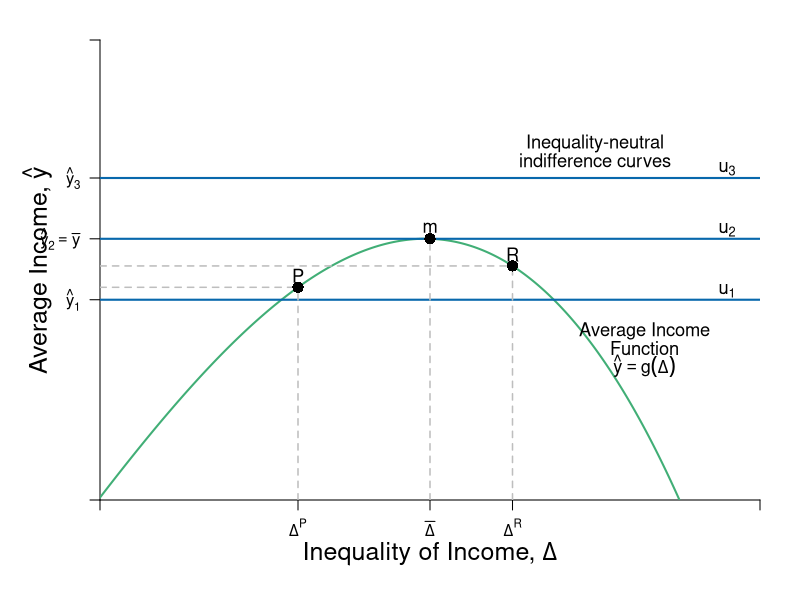

This figure's R source:
#Graph Designer: Simon Halliday & Riley Boeth '17
#Authors: Bowles, Foley and Halliday
#Title: Coordination, Conflict and Competition: A Text in Microeconomics

library(shape)
pdf(file = "risk/risks_inequality_neutral.pdf", width = 10, height = 8)


#Set parameters for graphics
axislabelsize <- 1.5
labelsize <- 1.1
graphlinewidth <- 2
segmentlinewidth <- 1.5

COL <- c("#7fc97f", "#beaed4", "#fdc086", "#ffff99", "#386cb0", "#f0027f", "#bf5b17", "#666666")
COLA <- c("#e0f3db", "#99d8c9","#66c2a4","#41ae76", "#238b45", "#005824")
COLB <- c("#c6dbef", "#4eb3d3", "#2b8cbe", "#0868ac","#084081")
COLC <- c("#fcfbfd", "#efedf5", "#dadaeb", "#bcbddc", "#9e9ac8", "#807dba", "#6a51a3", "#54278f", "#3f007d")

#Edited the margins to cater for the larger LHS labels
par(mar =  c(5, 5, 2, 2))

#Indifference curves of a risk-averse homo economicus (2nd graph out of the two for 4.7)

indiffA <- function(x, ua = 2, slope = 1/12) {
  ua + slope*(x)^2
}

#Average wealth function 

avgwealth <- function(x){
  (1.08)*((-1/35)*(((-((.9)*x-36))^2))+36.8+((-1/10)*(x-4)+(-1/1000)*((x-3)^3)))
}

#Add limits on axes and levels of utility for each indifference curve
ylims <- c(0, 40)
xlims <- c(0, 40)

npts <- 501 
x <- seq(xlims[1], xlims[2], length.out = npts)
y <- seq(ylims[1], ylims[2], length.out = npts) 

plot(0, 0, xlim = xlims, ylim = ylims, type = "n",
     xlab = expression(paste("")),
     ylab = expression(paste("")), 
     xaxt = "n", 
     yaxt = "n", 
     cex.lab = axislabelsize, 
     bty = "n", 
     xaxs="i", 
     yaxs="i"
)

#x and y limits with plain axes without ticks/numbers to match previous graph

#ticksx <- seq(from = 0, to = xlims[2]+1, by = 4)
#xlabels <- seq(from = 0, to = xlims[2], by = 1)
ticksx <- c(xlims[1], 12,  20, 25, xlims[2])
xlabels <- c(NA, expression(paste(Delta^P)), expression(paste(bar(Delta) )), expression(paste(Delta^R)), NA)
#ticksy <- seq(from = 0, to = ylims[2]+1, by = 4)
#ylabels <- seq(from = 0, to = ylims[2], by = 1)
ticksy <- c(ylims[1], avgwealth(11), avgwealth(20), 28, ylims[2])
ylabels <- c(NA, expression(paste(hat(y)[1])), expression(paste(hat(y)[2] == bar(y) )), expression(paste(hat(y)[3])), NA)
#text(-1, avgwealth(8)+7, expression(paste(omega, ""[R],"'")), xpd = TRUE, cex = labelsize)
#text(-1, avgwealth(8), expression(paste(omega, ""[e],"'")),  xpd = TRUE, cex = labelsize)
#text(-1, avgwealth(8)-7, expression(paste(omega, ""[P],"'")),  xpd = TRUE, cex = labelsize)


#text(8, -.9, expression(paste(Delta, ""[e],"`")),  xpd = TRUE,  cex = labelsize)
#text(12, -.9, expression(paste(Delta, ""[rawls])), xpd = TRUE, cex = labelsize)
#text(15, -.9, expression(paste(Delta, ""[e])),  xpd = TRUE,  cex = labelsize)
#text(20, -.9, expression(paste(Delta,""[max])),  xpd = TRUE,  cex = labelsize)
#text(25, -.9, expression(paste(Delta, ""[Wealthiest], " "[Rich])),  xpd = TRUE,  cex = labelsize)




axis(1,at = ticksx,  pos = 0, labels = xlabels)
axis(2,at = ticksy,  pos = 0, labels = ylabels, las = 1)

npts <- 500 
xx1 <- seq(xlims[1], xlims[2], length.out = npts)
xx2 <- seq(0, xlims[2], length.out = npts)
xx3 <- seq(xlims[1], 0, length.out = npts)
xx4 <- seq(-11, 0, length.out = npts)


# lines(xx1, indiffA(xx1, ua = 2), col = COLB[4], lwd = graphlinewidth)
# lines(xx1, indiffA(xx1, ua = 8.2), col = COLB[4], lwd = graphlinewidth)
# lines(xx1, indiffA(xx1, ua = 14.4), col = COLB[4], lwd = graphlinewidth)
lines(xx1, avgwealth(xx1), col = COLA[4], lwd = graphlinewidth)


#Axis labels and draw linear utility function
mtext(expression(paste("Inequality of Income, ", Delta)), side = 1, line = 2.5, cex = axislabelsize)
text(-3.8, 0.5*ylims[2], expression(paste("Average Income, ",hat(y))), xpd = TRUE, cex = axislabelsize, srt = 90) 

#Label various points on line

segments(0, avgwealth(x = 11), xlims[2], avgwealth(x = 11), lty = 1, col = COLB[4], lwd = graphlinewidth)
segments(0, avgwealth(x = 20) , xlims[2], avgwealth(x = 20) , lty = 1, col = COLB[4], lwd = graphlinewidth)
segments(0, 28, xlims[2], 28, lty = 1, col = COLB[4], lwd = graphlinewidth)



# text(8, avgwealth(8)+1, expression(paste(e*minute)), cex = labelsize)
# segments(8, 0, 8, avgwealth(8), lty = 2, col = "gray", lwd = segmentlinewidth)
# segments(0, avgwealth(8), 8, avgwealth(8), lty = 2, col = "gray", lwd = segmentlinewidth)
# points(8, avgwealth(8), pch = 16, col = "black", cex = 1.5)
# 
# segments(25, 0, 25, avgwealth(25), lty = 2, col = "gray", lwd = segmentlinewidth)
# points(25, avgwealth(25), pch = 16, col = "black", cex = 1.5)
# 
text(20, avgwealth(20)+1, expression(paste(m)), cex = labelsize)
segments(20, 0, 20, avgwealth(20), lty = 2, col = "gray", lwd = segmentlinewidth)
points(20, avgwealth(20), pch = 16, col = "black", cex = 1.5)

segments(0, avgwealth(12), 12, avgwealth(12), lty = 2, col = "gray", lwd = segmentlinewidth)
segments(12, 0, 12, avgwealth(12), lty = 2, col = "gray", lwd = segmentlinewidth)
points(12, avgwealth(12), pch = 16, col = "black", cex = 1.5)
text(12, avgwealth(12) + 1, expression(paste(P)), cex = labelsize)

segments(0, avgwealth(25), 25, avgwealth(25), lty = 2, col = "gray", lwd = segmentlinewidth)
segments(25, 0, 25, avgwealth(25), lty = 2, col = "gray", lwd = segmentlinewidth)
points(25, avgwealth(25), pch = 16, col = "black", cex = 1.5)
text(25, avgwealth(25) + 1, expression(paste(R)), cex = labelsize)


# text(14.7, avgwealth(15)+1, expression(paste("e")), cex = labelsize)
# segments(15, 0, 15, avgwealth(15), lty = 2, col = "gray", lwd = segmentlinewidth)
# points(15, avgwealth(15), pch = 16, col = "black", cex = 1.5)
# 
# segments(12, 0, 12, avgwealth(12), lty = 2, col = "gray", lwd = segmentlinewidth)
# points(12, avgwealth(12), pch = 16, col = "black", cex = 1.5)

#Label relevant points on axes

#Add arrow beside y axis and points on axis

# arrows(-1, avgwealth(8)+6, -1, avgwealth(8)+1, col = "black", code =3, arr.type = "simple", xpd = TRUE, length = 0.1, angle = 40, lwd = 3)
# arrows(-1, avgwealth(8)-6, -1, avgwealth(8)-1, col = "black", code = 3, arr.type = "simple", xpd = TRUE, length = 0.1, angle = 40, lwd = 3)

#points(0, avgwealth(8)+7, pch = 16, col = "black", cex = 1.5, xpd = TRUE)
#points(0, avgwealth(8), pch = 16, col = "black", cex = 1.5,xpd = TRUE)
#points(0, avgwealth(8)-7, pch = 16, col = "black", cex = 1.5,xpd = TRUE)

#label the three indifference curves

text(38, 18.2, expression(paste(u[1])), xpd = TRUE, cex = labelsize)
text(38, 23.5, expression(paste(u[2])),  xpd = TRUE, cex = labelsize)
text(38, 28.8, expression(paste(u[3])),  xpd = TRUE, cex = labelsize)



#Label average wealth curve and indifference curves generally

text(33, avgwealth(30)+1.5, expression(paste("Average Income")), xpd = TRUE, cex = labelsize)
text(33, avgwealth(30), expression(paste("Function")), xpd = TRUE, cex = labelsize)
text(33, avgwealth(30)-1.5, expression(paste(hat(y) == g(Delta) )), xpd = TRUE, cex = labelsize)

text(30, 31, expression(paste("Inequality-neutral")), xpd = TRUE, cex = labelsize)
text(30, 29.5, expression(paste("indifference curves")), xpd = TRUE, cex = labelsize)



dev.off()
